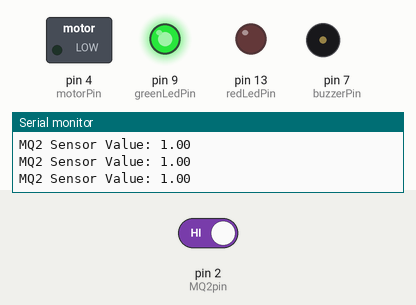
Simulated run of this sketch. Board: Arduino Uno, built with avr-gcc and run on an emulated ATmega328P. Parts: switched loads named in the sketch (green lamp = pin HIGH), output pins drawn as LEDs (lit = HIGH), buzzer (waves = sounding, pin HIGH), the last lines printed to the serial monitor. Inputs (shaded band) come from the test bench; at power-on: pin 2 (MQ2pin) HIGH.

Above: at 4.2 s.
4.3 s: pin 2 (MQ2pin) driven LOW
At 4.7 s:
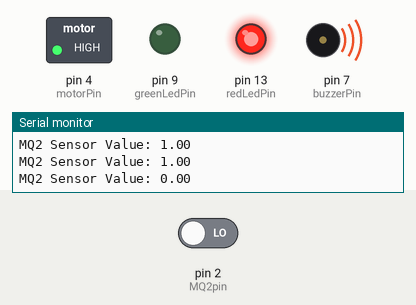
5.8 s: pin 2 (MQ2pin) driven HIGH
At 7.5 s:
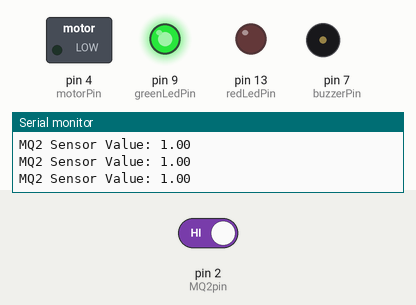
Timing chart, 0 to 9.0 s (numbered marks = the images above; inputs shaded):
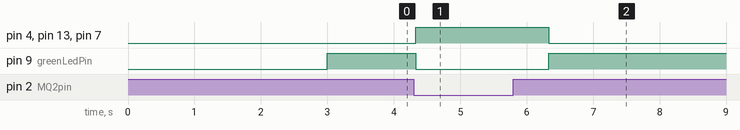

Measured:
- after the input at 4.3 s, pin 4 (motorPin), pin 13 (redLedPin), pin 7 (buzzerPin): LOW → HIGH at once; pin 9 (greenLedPin): HIGH → LOW at once
- after the input at 5.8 s, pin 4 (motorPin), pin 13 (redLedPin), pin 7 (buzzerPin): HIGH → LOW after 0.53 s; pin 9 (greenLedPin): LOW → HIGH after 0.53 s

The sketch:

gaz-alarm-system.ino
```cpp
/*
Gaz/Smoke Alarm System

By: MeqdadDev
*/

#define MQ2pin 2
#define greenLedPin 9
#define redLedPin 13
#define buzzerPin 7
#define motorPin 4

float sensorValue; // variable to store sensor value

void setup()
{
    Serial.begin(9600); // sets the serial port to 9600
    Serial.println("Warming up!");
    pinMode(redLedPin, OUTPUT);
    pinMode(greenLedPin, OUTPUT);
    pinMode(buzzerPin, OUTPUT);
    pinMode(motorPin, OUTPUT);
    pinMode(MQ2pin, INPUT);
    delay(3000); // allow the MQ2 to warm up
}

void loop()
{
    sensorValue = digitalRead(MQ2pin); // read Gaz value from sensor

    Serial.print("MQ2 Sensor Value: ");
    Serial.println(sensorValue);

    if (!sensorValue)
    {
        digitalWrite(redLedPin, HIGH);
        digitalWrite(greenLedPin, LOW);
        digitalWrite(buzzerPin, HIGH);
        digitalWrite(motorPin, HIGH);
        delay(2000);
    }
    else
    {
        digitalWrite(greenLedPin, HIGH);
        digitalWrite(redLedPin, LOW);
        digitalWrite(buzzerPin, LOW);
        digitalWrite(motorPin, LOW);
    }
}
```
